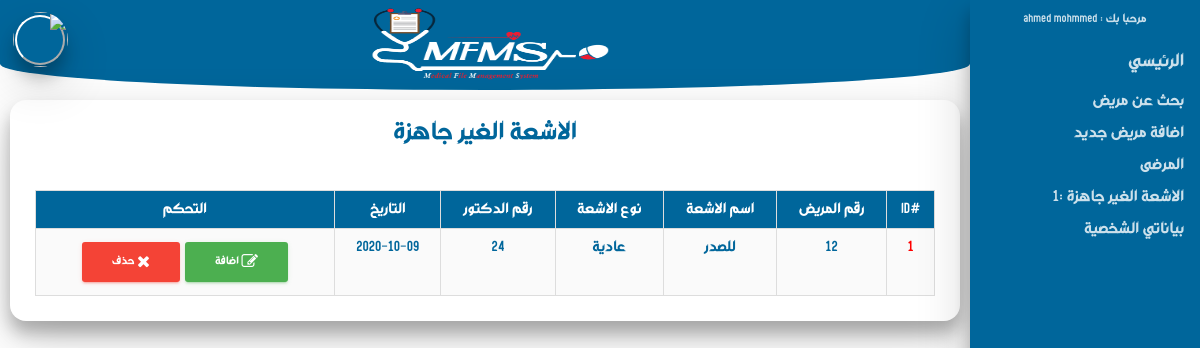
Screenshot of /admin/xray_a.php (signed in) with the database file from the repository.
### tables this page shows
CREATE TABLE `add_xray` (
  `xrayid` int(11) NOT NULL,
  `xrayname` varchar(255) NOT NULL,
  `xraytype` varchar(255) NOT NULL,
  `patientid` int(11) NOT NULL,
  `doctorid` int(11) NOT NULL,
  `status` int(11) NOT NULL DEFAULT 0,
  `datexray` date NOT NULL,
  `xrayimage` varchar(255) NOT NULL,
  `xrayimage2` longblob NOT NULL
);

### admin/xray_a.php (the view, shortened to what this page needs)
<?php
if (isset($_SESSION['username'])) {
include "init.php";
$do = isset($_GET['do']) ? $_GET['do'] : 'manage' ;
?>
<body class="body_home" dir="rtl" style="font-family: myfont;background: white;">
    <?php
if ($do == 'manage') {
  $stmt = $con->prepare("SELECT * FROM add_xray WHERE status = 1 ");
  $stmt->execute();
  $row = $stmt->fetchAll();
  $count = $stmt->rowCount();
  if ($count > 0) {
  ?>
      <div class="" style="">
          <header class="" style="margin-top:0;padding: 5px;">
              <p class="w3-center" style="padding-top:0;color:#00669b;font-weight:bold;font-size:25px;">الاشعة الغير جاهزة </p>
          </header>
          <div class="container-fluid">
              <div class="row">
                  <div class="col-sm-12 col-md-12">
                      <div class="table">
                          <br>
                          <table class="main-table text-center table table-bordered" dir="rtl">
                              <tr style="background-color:#00669b; color:#fff;">
                                  <td>#ID</td>
                                  <td>رقم المريض</td>
                                  <td> اسم الاشعة </td>
                                  <td>نوع الاشعة</td>
                                  <td> رقم الدكتور</td>
                                  <td> التاريخ   </td>
                                  <td> التحكم</td>
                              </tr>
                                  <?php
                                      $counter=0;
                                      foreach ($row as $row) {
                                          echo "<tr style='color: #00669b;'>";
                                          echo "<td style='color: red;font-weight: bold;'>" . ++$counter . "</td>";
                                          echo "<td>" . $row['patientid'] . "</td>";
                                          echo "<td>" . $row['xrayname'] . "</td>";
                                          echo "<td>" . $row['xraytype'] . "</td>";
                                          echo "<td>" . $row['doctorid'] . "</td>";
                                          echo "<td>" . $row['datexray'] . "</td>";
                                          echo "<td>
                                          <a href='xray_a.php?do=addpatientxray&idd=" .$row['xrayid'] . "&id=" .$row['patientid'] . "' class='btn btn-success'><i class='fa fa-edit'></i> اضافة </a>
                                          <a href='#' class='btn btn-danger confirm'><i class='fa fa-close'></i> حذف </a>
                                          </td>";
                                          echo "</tr>";
                                       }
                                   ?>
                        </table>
                    </div>
                  </div>
              </div>
    </div>
</div>
<?php
}
else {
  echo "  <div class='container-fluid text-center'>";
  echo "<div class='alert alert-success'>  لايوجد اشعة </div>";
  echo "</div>";
}
}
include $tpl . 'footer.php';
}
else {
  header('Location: login.php');
  exit();
}
?>

### admin/layout/css/w3.css (style rules this page uses)
* { -webkit-box-sizing:border-box;-moz-box-sizing:border-box;box-sizing:border-box }
html { -ms-text-size-adjust:100%;-webkit-text-size-adjust:100% }
body { margin:0 }
article,aside,details,figcaption,figure,footer,header,hgroup,main,menu,nav,section,summary { display:block }
a { -webkit-tap-highlight-color:transparent;background-color:transparent }
html,body { font-family:Verdana,sans-serif;font-size:15px;line-height:1.5 }
a { color:inherit }
table { border-collapse:collapse;border-spacing:0;width:100%;display:table }
table,th,td { border:none }
.w3-center { text-align:center !important }

### admin/layout/css/allcss.css (style rules this page uses)
.body_home { font-family: myfont; background: #fff; }
::placeholder { font-size: 16px; color:#00669b; padding:5px; font-weight:bolder; }

### admin/include/templt/header.php (style rules this page uses)
body { background-color: #00669b; font-family: myfont; }

### rows the page displays
add_xray: patientid "12", xrayname "للصدر", xraytype "عادية", doctorid "24", datexray "2020-10-09"

### other values shown
$_SESSION['fullname'] "ahmed mohmmed"
$stmt->fetchColumn () "1"
